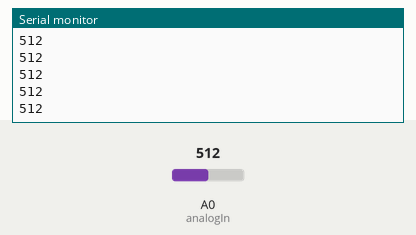
Recording of a sketch running on a simulated Arduino Uno, built with avr-gcc and run on an emulated ATmega328P. Parts: the last lines printed to the serial monitor. The test bench sets the inputs (shaded band); at power-on: A0 (analogIn) = 512.

Above: at 1.4 s.
1.5 s: A0 (analogIn) set to 716
At 1.51 s:
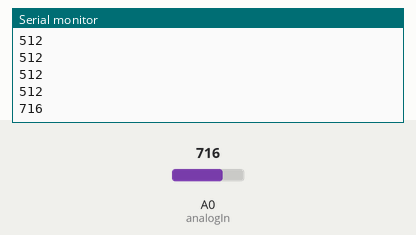
3.0 s: A0 (analogIn) set to 900
At 3.01 s:
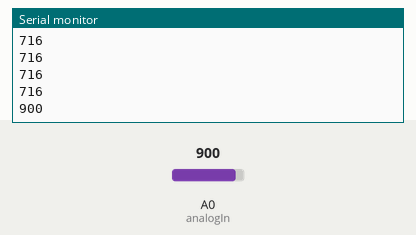
Timing chart, 0 to 6.0 s (numbered marks = the images above; inputs shaded):
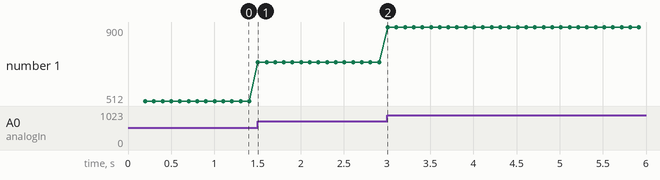

The sketch:

arduinoGorilla.ino
```cpp
const int analogIn = A0;

int sensorValue = 0;

void setup() {

  Serial.begin(9600);

  delay(200);


}

void loop() {
  sensorValue = analogRead(analogIn);
  Serial.println(sensorValue);
  delay(100);


}
```

Measured:
- after the input at 1.5 s, the serial monitor: prints a new line at once (image 1)
- after the input at 3.0 s, the serial monitor: prints a new line at once (image 2)
- plotted number 1: 512 → 716 after the input at 1.5 s, 716 → 900 after the input at 3.0 s
